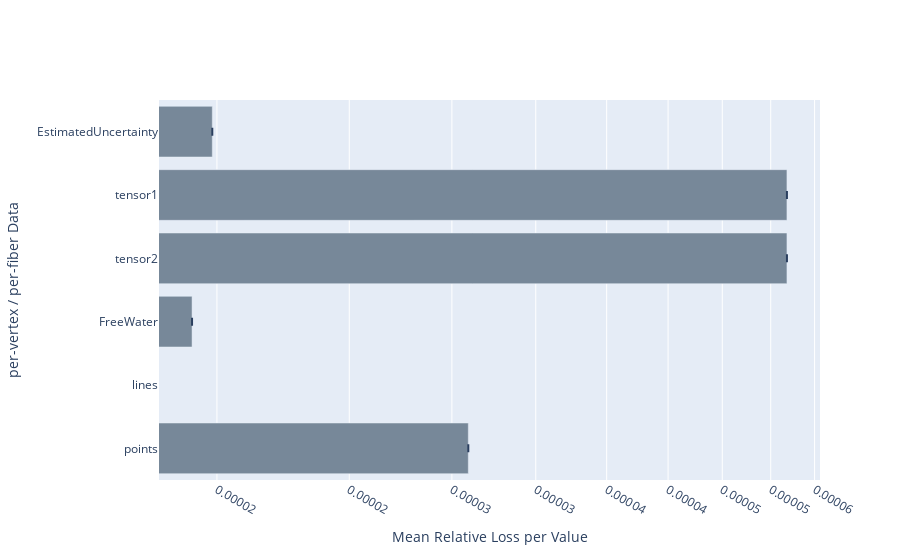

Here is the notebook cell this chart was saved with:
### Code cell
fig = go.Figure()

data = []
errors = []
names = []

for d in diffs:
    
    values = diffs[d]#reject_outliers(np.nan_to_num(diffs[d]))
    data.append(np.nan_to_num(np.mean(values)))
    errors.append(np.nan_to_num(np.std(values)))
    names.append(d)
    
fig.add_trace(go.Bar(x=data, y=names,
                marker_color = 'lightslategray',    orientation='h',
                error_x=dict(type='data', array=errors))
)

fig.update_layout(yaxis_title="per-vertex / per-fiber Data")
fig.update_layout(xaxis_title="Mean Relative Loss per Value")
    
fig.update_layout(xaxis_type="log",xaxis=dict(tickformat=".5f"))
fig.show()

### Figure 1 — Plotly figure (JSON) as saved in the notebook; plotly's stock layout.template omitted (floating-point values rounded to 4 significant figures)
{"data": [{"error_x": {"array": [0, 0, 0, 0, 0, 0], "type": "data"}, "marker": {"color": "lightslategray"}, "orientation": "h", "type": "bar", "x": [2.591e-05, 0, 1.421e-05, 5.179e-05, 5.179e-05, 1.485e-05], "y": ["points", "lines", "FreeWater", "tensor2", "tensor1", "EstimatedUncertainty"]}], "layout": {"xaxis": {"tickformat": ".5f", "title": {"text": "Mean Relative Loss per Value"}, "type": "log"}, "yaxis": {"title": {"text": "per-vertex / per-fiber Data"}}}}
